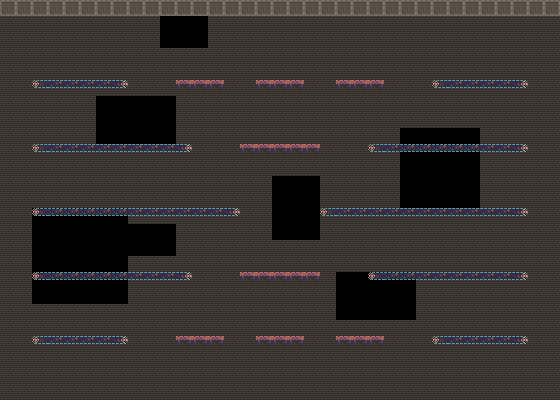

Rendered tile map (Tiled .tmx) drawn with the repository's tilesets; below, a short description and the map source with its tile grids summarised:
An orthogonal 35x25 tile map with 16x16 px tiles, 5 tile layers (Background, Background2:ElectricBoogaloo, OneSidedPlatforms, Platforms, ...), 2 tilesets.

<map version="1.0" tiledversion="1.1.2" orientation="orthogonal" renderorder="right-down" width="35" height="25" tilewidth="16" tileheight="16" infinite="0" nextobjectid="1">
 <tileset firstgid="1" name="sketches3- tiles and monsters" tilewidth="16" tileheight="16" tilecount="64" columns="8">
  <image source="../../Assets/Images/sketches3- tiles and monsters.png" width="128" height="128" />
 </tileset>
 <tileset firstgid="65" source="../tile1.tsx" />
 <layer name="Background" width="35" height="25">
  <data>[875 cells, 760 non-empty, 1 distinct tile ids]</data>
 </layer>
 <layer name="Background2:ElectricBoogaloo" width="35" height="25">
  <data>[875 cells, 35 non-empty, 1 distinct tile ids]</data>
 </layer>
 <layer name="OneSidedPlatforms" width="35" height="25">
  <data>[875 cells, 28 non-empty, 1 distinct tile ids]</data>
 </layer>
 <layer name="Platforms" width="35" height="25">
  <data>[875 cells, 90 non-empty, 3 distinct tile ids]</data>
 </layer>
 <layer name="Foreground" width="35" height="25">
  <data>[875 cells, 35 non-empty, 1 distinct tile ids]</data>
 </layer>
</map>
